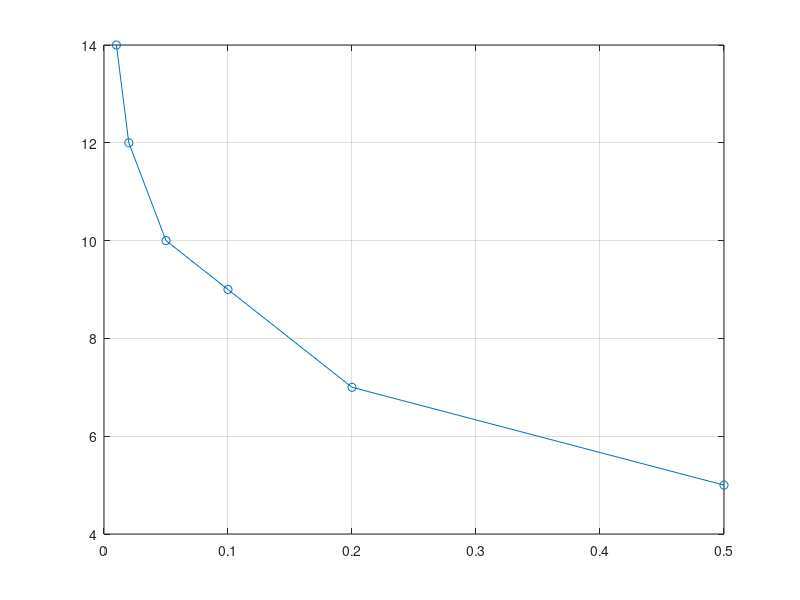
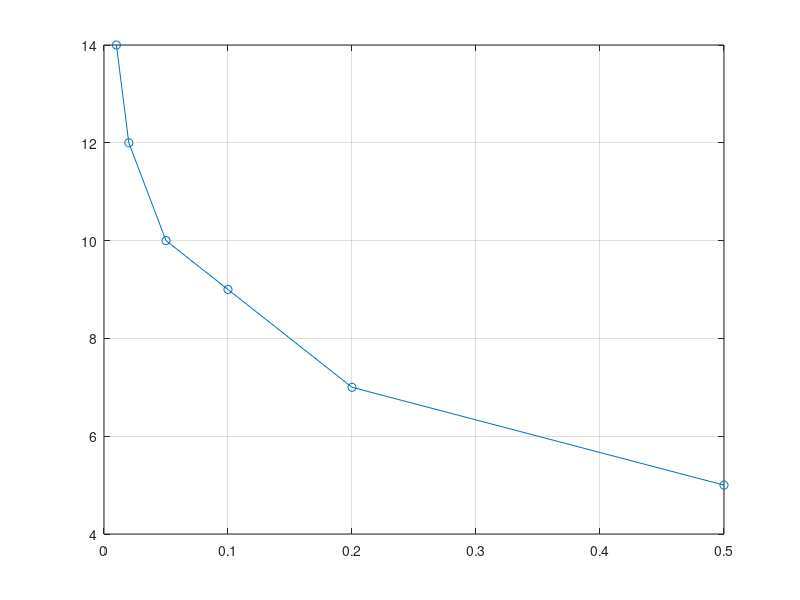
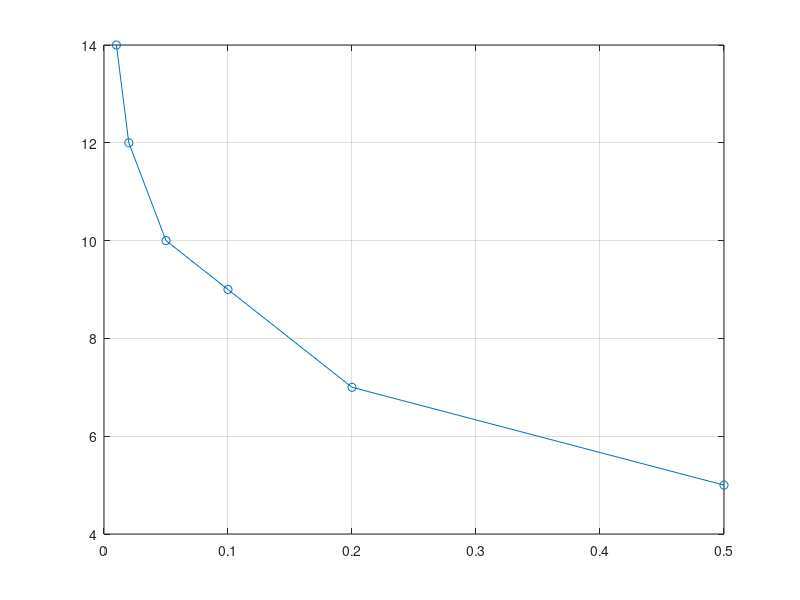
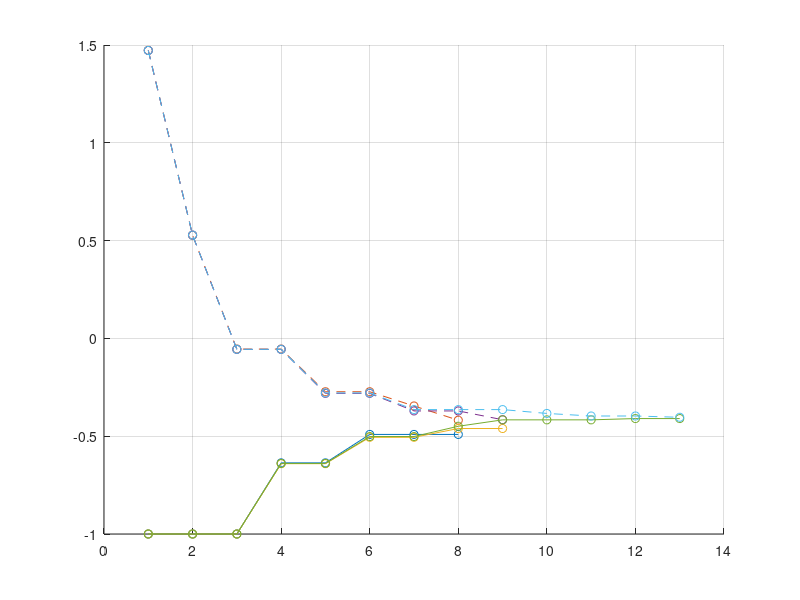

The MATLAB source for these figures, in order:
clear;
clc;
a0=-1;
b0=3;
functions={@(x)5^x+(2-cos(x))^2,@(x)(x-1)^2+exp(x-5)*sin(x+3),@(x)exp(-3*x)-(sin(x-2)-2)^2};
fnames={'f1','f2','f3'};

%a)
l_values=[0.5 0.2 0.1 0.05 0.02 0.01];
for i=1:3
    f=functions{i};
    counters_l=zeros(size(l_values));
    for j=1:length(l_values)
        l=l_values(j);
        L0=b0-a0;
        F=[1 1];
        n=2;
        while F(n)<L0/l
            F(end+1)=F(end)+F(end-1);
            n=n+1;
        end
        a=a0;
        b=b0;
        x1=a+F(n-2)/F(n)*(b-a);
        x2=a+F(n-1)/F(n)*(b-a);
        f1=f(x1);
        f2=f(x2);
        counter=2;
        k=1;
        while k<(n-2)
            if f1>f2
                a=x1;
                x1=x2;
                f1=f2;
                x2=a+F(n-k-1)/F(n-k)*(b-a);
                f2=f(x2);
                counter=counter+1;
            else
                b=x2;
                x2=x1;
                f2=f1;
                x1=a+F(n-k-2)/F(n-k)*(b-a);
                f1=f(x1);
                counter=counter+1;
            end
            k=k+1;
        end
        if f1>f2
            a=x1;
        else
            b=x2;
        end
        counters_l(j)=counter;
    end
    figure;
    plot(l_values,counters_l,'-o');
    grid on;
end

%b)
l_values_plot=[0.1 0.05 0.01];
for i=1:3
    f=functions{i};
    figure;
    hold on;
    for j=1:length(l_values_plot)
        l=l_values_plot(j);
        L0=b0-a0;
        F=[1 1];
        n=2;
        while F(n)<L0/l
            F(end+1)=F(end)+F(end-1);
            n=n+1;
        end
        a=a0;
        b=b0;
        x1=a+F(n-2)/F(n)*(b-a);
        x2=a+F(n-1)/F(n)*(b-a);
        f1=f(x1);
        f2=f(x2);
        a_vals=zeros(1,n-1);
        b_vals=zeros(1,n-1);
        k=1;
        idx=0;
        while k<(n-2)
            if f1>f2
                a=x1;
                x1=x2;
                f1=f2;
                x2=a+F(n-k-1)/F(n-k)*(b-a);
                f2=f(x2);
            else
                b=x2;
                x2=x1;
                f2=f1;
                x1=a+F(n-k-2)/F(n-k)*(b-a);
                f1=f(x1);
            end
            idx=idx+1;
            a_vals(idx)=a;
            b_vals(idx)=b;
            k=k+1;
        end
        if f1>f2
            a=x1;
        else
            b=x2;
        end
        idx=idx+1;
        a_vals(idx)=a;
        b_vals(idx)=b;
        k_vec=1:idx;
        plot(k_vec,a_vals(1:idx),'-o');
        plot(k_vec,b_vals(1:idx),'--o');
    end
    grid on;
    hold off;
end
